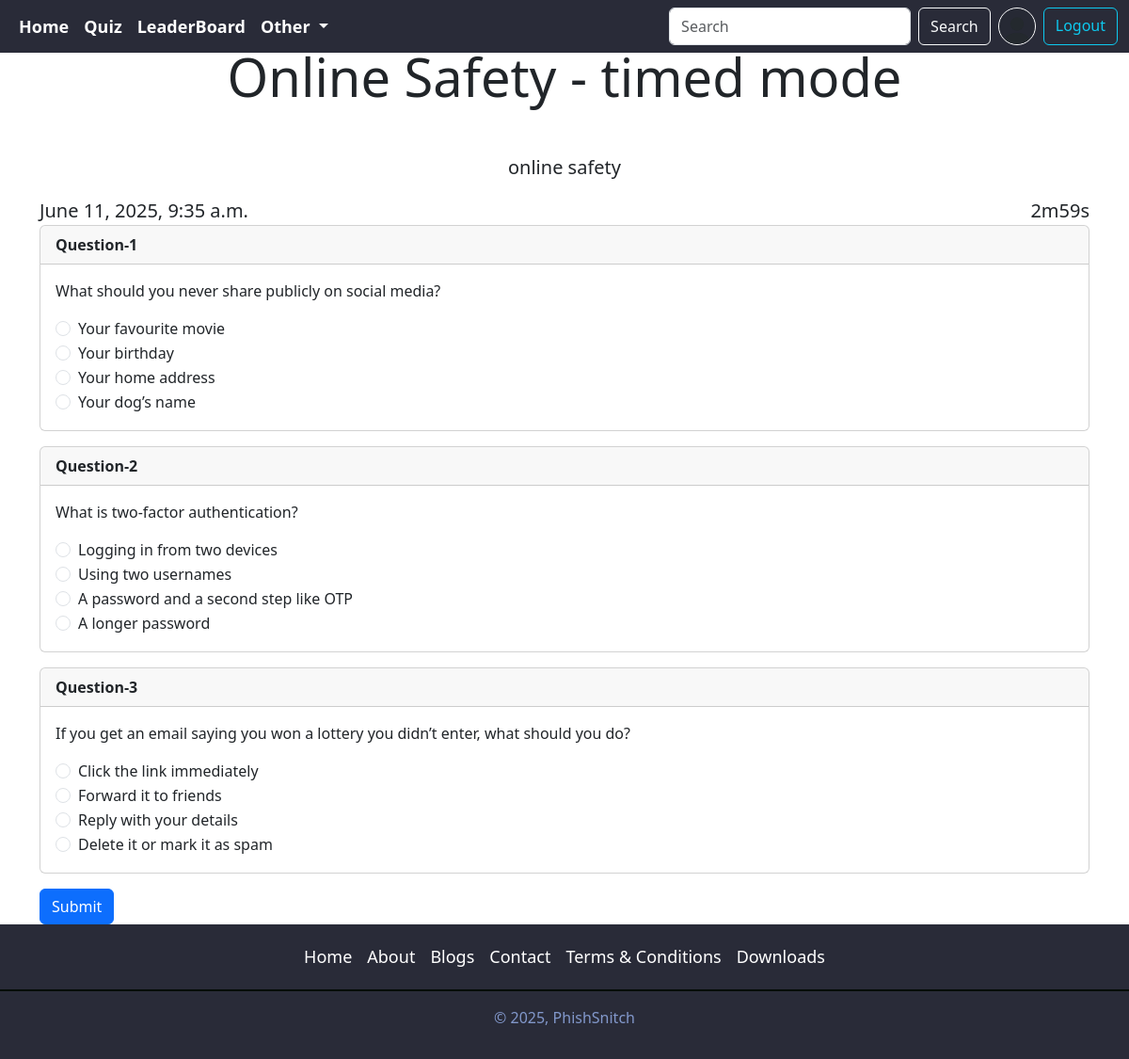
Screenshot of /quiz/3 (signed in) with the database file from the repository.
### accounts/models.py (models this page shows, shortened)
class Profile(models.Model):
    user=models.OneToOneField(User, on_delete=models.CASCADE,null=True,verbose_name='User_Object')
    bio=models.TextField(blank=True,null=True)
    profile_image=models.ImageField(upload_to='profile_images',default='userdefault.png',blank=True,null=True,verbose_name='Profile_Pic')
    location=models.CharField(max_length=100,blank=True,null=True)
    GENDER=(
        ('Male','Male'),
        ('Female','Female'),
        ('Other','Other')
    )
    gender=models.CharField(max_length=6,choices=GENDER,blank=True,null=True)
    rank=models.IntegerField(null=True,blank=True,editable=True,default=0)
    total_score = models.IntegerField(default=0)

### quiz/models.py (models this page shows, shortened)
class Quiz(models.Model):
    title = models.CharField(max_length=255)
    description = models.TextField()
    category = models.ForeignKey(Category, on_delete=models.CASCADE)
    quiz_file = models.FileField(upload_to='quiz/')
    created_at = models.DateTimeField(auto_now_add=True)
    uploaded_at = models.DateTimeField(auto_now=True)
    class Meta:
        verbose_name_plural = 'Quizzes'

class Category(models.Model):
    name = models.CharField(max_length=200)
    image = models.ImageField(upload_to='category_images',null=True,blank=True,default='bg3.png')
    class Meta:
        verbose_name_plural = 'Categories'
    def __str__(self):
        return self.name

class Question(models.Model):
    quiz = models.ForeignKey(Quiz, on_delete=models.CASCADE)
    text = models.TextField()

class Choice(models.Model):
    question = models.ForeignKey(Question, on_delete=models.CASCADE)
    text = models.CharField(max_length=255)
    is_correct = models.BooleanField(default=False)

### quiz/views.py (the view)
# urls.py: path('<int:quiz_id>',views.quiz_view,name='quiz'),
@login_required
def quiz_view(request,quiz_id):
    quiz=get_object_or_404(Quiz,pk=quiz_id)
    if  request.method == "POST":
        score=int(request.POST.get('score',0))
        submission=QuizSubmission(user=request.user,quiz=quiz,score=score)
        submission.save()
        return redirect('quiz_result',submission_id=submission.id)
    return render(request,'quiz.html',{'quiz':quiz})

### templates/quiz.html (shortened to what this page needs)
{% extends 'index.html' %}
{% block content %}
      <h1 class="display-4 text-center my-5">{{quiz.category}} - {{quiz.title}}</h1>
      <p class="fs-5 text-center container">{{quiz.description}}</p>
      <div class="container">
        <div class="d-flex justify-content-between">
          <span class="fs-5">{{quiz.created_at}}</span>
            <span class="fs-5" id="timer">10:00</span>
        </div>
        <div class="questions">
          {% for question in quiz.question_set.all %}
            <div class="card mb-3 question">
                <div class="card-header fw-bold">
                  Question-{{ forloop.counter}}
                </div>
                <div class="card-body">
                    <p class="card-text">{{question.text}}</p>
                    {% for option in question.choice_set.all %}
                    <div class="form-check">
                        <label class="form-check-label"  for="{{option.id}}">
                        <input class="form-check-input"
                        type="radio" name="{{option.question.id}}" id="{{option.id}}" value="{{option.text}}">
                          {{option.text}}
                        </label>
                      </div>
                      {% endfor %}
                </div>
              </div>
          {% endfor %}
        </div>
        <form action="" method="post" id="quiz-form">
        <button type="submit" class="btn btn-primary" id="submit-button">Submit</button>
        </form>
      </div>
     {% endblock content %}

### templates/components/navbar.html (shortened to what this page needs)
{% load static %}
<nav class="navbar navbar-expand-lg ">
    <div class="container-fluid">
      <div class="collapse navbar-collapse" id="navbarSupportedContent">
        <ul class="navbar-nav me-auto mb-2 mb-lg-0">
          <li class="nav-item content">
            <a class="nav-link active" aria-current="page" href="{% url 'home' %}">Home</a>
          </li>
          <li class="nav-item content">
            <a class="nav-link" href="{% url 'category_view' %}">Quiz</a>
          </li>
          <li class="nav-item content">
            <a class="nav-link" href="{%  url 'leaderboard' %}">LeaderBoard</a>
          </li>
          <li class="nav-item dropdown content " style="background-color: #292b38;">
            <a class="nav-link dropdown-toggle" href="#" role="button" data-bs-toggle="dropdown" aria-expanded="false">
              Other
            </a>
          </li>
        </ul>
        <form class="d-flex" role="search" action="{% url 'search_users' %}">
          <input class="form-control me-2" type="search" placeholder="Search" aria-label="Search" name="q"/>
          <button class="btn btn-outline-light" type="submit">Search</button>
          {% if request.user.is_authenticated %}
          <a href="{% url 'profile' request.user.username %}" data-bs-toggle="tooltip" data-bs-placement="bottom" data-bs-title="{{request.user.username}}" >
            <img src="{{ request.user.profile.profile_image.url }}" alt="image not found" width="40" height="40" class="rounded-circle mx-2 border border-white" style="border-width: 2px;">
          </a>
          <a href="{% url 'logout' %}" class="btn btn-outline-info ">Logout</a>
          {% else %}
          <a href="{% url 'login' %}" class="btn btn-outline-info ms-2">Login</a>
          {% endif %}
        </form>
      </div>
    </div>
  </nav>

### templates/components/navbar.html (style rules this page uses)
.navbar { background-color: #292b38; display: flex; justify-content: space-around; align-items: center; font-weight: bolder; position:fixed; top: 0px; z-index: 100; width: 100vw; }
.content a { text-decoration: none; color: white; padding: 5px; font-size: large; z-index: 10; }

### templates/components/footer.html (style rules this page uses)
.content a { text-decoration: none; color: white !important; padding: 5px; font-size: large; z-index: 10; }

### rows the page displays
Quiz: category "Online Safety", title "timed mode", description "online safety", created_at "June 11, 2025, 9:35 a.m."
Question: text "What should you never share publicly on social media?"
Choice: text "Your favourite movie"
Choice: text "Your birthday"
Choice: text "Your home address"
Choice: text "Your dog’s name"
Question: text "What is two-factor authentication?"
Choice: text "Logging in from two devices"
Choice: text "Using two usernames"
Choice: text "A password and a second step like OTP"
Choice: text "A longer password"
Question: text "If you get an email saying you won a lottery you didn’t enter, what should you do?"
Choice: text "Click the link immediately"
Choice: text "Forward it to friends"
Choice: text "Reply with your details"
Choice: text "Delete it or mark it as spam"
